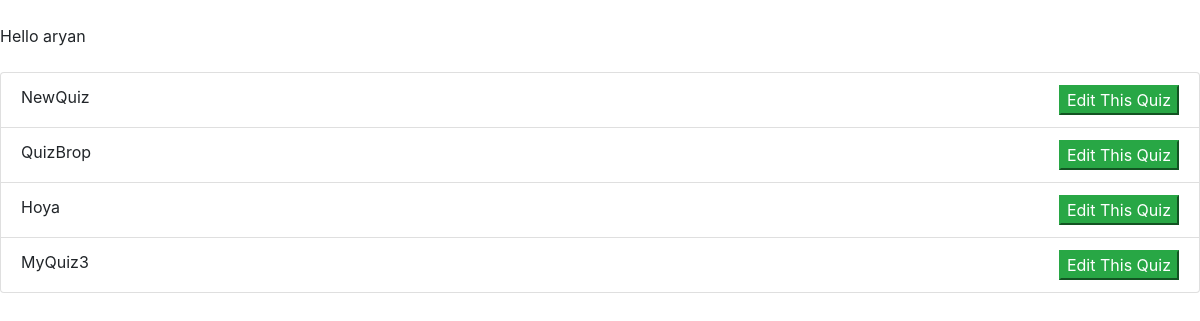
Page /show/ (signed in) on the committed database.
### quizer/models.py (models this page shows)
class Quiz(models.Model):
    admin = models.ForeignKey(User, on_delete=models.CASCADE)
    quiz_name = models.CharField(max_length=50)  # Quiz Name
    start_time = models.DateTimeField()  # Quiz Start Time
    end_time = models.DateTimeField()  # Quiz End Time

### quizer/views.py (the view)
# urls.py: path('show/', ShowAllQuizToBeHeld, name='list-quizes'),
def ShowAllQuizToBeHeld(request):
    li=Quiz.objects.filter(admin=request.user,start_time__gt=timezone.now()) #Quiz hasnt started yet
    return render(request,'show_quiz.html',{"list":li})

### quizer/templates/show_quiz.html (shortened to what this page needs)
<html>
<head>
<link rel="stylesheet" href="https://stackpath.bootstrapcdn.com/bootstrap/4.3.1/css/bootstrap.min.css">
<head>
<body>
<br>
Hello {{request.user}}
<br>
<br>
<ul class="list-group">
{% for x in list %}
<li class="list-group-item d-flex justify-content-between">
{{x.quiz_name}}
<button class="btn-success" onclick="location.href='/edit/{{x.id}}';">Edit This Quiz</button>
</li>
{% endfor %}
</ul>
<body>
<html>

### rows in the picture
Quiz: quiz_name "NewQuiz"
Quiz: quiz_name "QuizBrop"
Quiz: quiz_name "Hoya"
Quiz: quiz_name "MyQuiz3"

### other values in the picture
{{ request.user }} "aryan"
